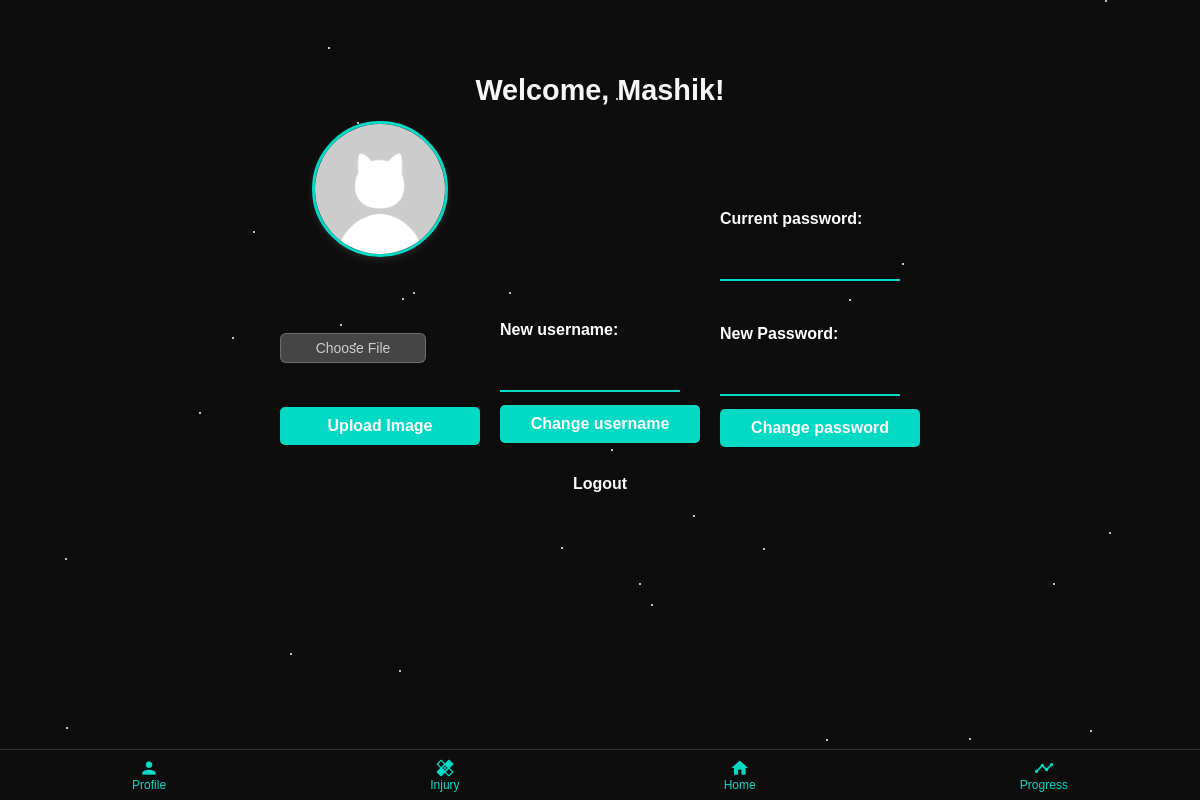
Screenshot of /profile (signed in) with the database file from the repository.
### tables this page shows
CREATE TABLE users (
            id INTEGER PRIMARY KEY AUTOINCREMENT,
            username TEXT UNIQUE,
            password_hash TEXT  
        , profile_image TEXT DEFAULT NULL);

### app.py (the view)
@app.route('/profile')
def user_profile():
    user_id = session.get('user_id')
    if not user_id:
        return redirect(url_for('login'))
    user = get_user_by_id(user_id)
    if not user:
        return "User not found", 404
    profile_image = get_profile_image(user_id)
    return render_template('profile.html', username=user[1], profile_image=profile_image)

### database.py (called while the page is built)
def connect_user_db():
    return sqlite3.connect('instance/users.db')

def get_user_by_id(user_id):
    conn = connect_user_db()
    cursor = conn.cursor()
    cursor.execute('SELECT * FROM users WHERE id = ?', (user_id,))
    user = cursor.fetchone()
    conn.close()
    return user

def get_profile_image(user_id):
    conn = connect_user_db()
    cursor = conn.cursor()
    cursor.execute('SELECT profile_image FROM users WHERE id = ?', (user_id,))
    profile_image = cursor.fetchone()
    conn.close()
    return profile_image[0] if profile_image else None

### templates/profile.html (shortened to what this page needs)
<!DOCTYPE html>
<html lang="en">
<head>
    <link rel="stylesheet" href="{{ url_for('static', filename='css/profile.css') }}">
</head>
<body>
    <div class="bottom-nav">
        <a href="/profile"><i class="material-icons">person</i><span>Profile</span></a>
        <a href="/injury"><i class="material-icons">healing</i><span>Injury</span></a>
        <a href="/home"><i class="material-icons">home</i><span>Home</span></a>
        <a href="/progress"><i class="material-icons">timeline</i><span>Progress</span></a>
    </div>
    <div class="container">
        <div class="profile-container">
            <h2>Welcome, {{ username }}!</h2>
            <div class="profile-row">
                <div class="profile-column">
                    {% if profile_image %}
                        <div class="profile-picture">
                            <img src="{{ url_for('static', filename='uploads/' + profile_image) }}" alt="Profile Picture" class="profile-img">
                        </div>
                    {% else %}
                        <p>No profile picture uploaded.</p>
                    {% endif %}
                    <br><br><br><br>
                    <form action="{{ url_for('upload_profile_image') }}" method="POST" enctype="multipart/form-data">
                        <label for="profile_image" class="custom-file-upload">Choose File</label> <br>
                        <button type="submit">Upload Image</button>
                    </form>
                </div>
                <div class="profile-column">
                    <br><br><br><br><br><br><br><br><br><br><br>
                    <form method="POST" action="{{ url_for('change_username') }}">
                        <label for="new_username">New username:</label>
                        <input type="text" id="new_username" name="new_username" required>
                        <button type="submit">Change username</button>
                    </form>
                </div>
                <div class="profile-column">
                    <br><br><br><br><br>
                    <form method="POST" action="{{ url_for('auth.change_password') }}" id="change-password-form">
                        <label for="current_password">Current password:</label>
                        <input type="password" id="current_password" name="current_password" required>
                        <br>
                        <label for="new_password">New Password:</label>
                        <input type="password" id="new_password" name="new_password" required>
                        <button type="submit">Change password</button>
                    </form>
                </div>
            </div>
            <br>
            <div class="profile-actions">
                <a href="{{ url_for('logout') }}" class="action-link">Logout</a>
            </div>
        </div>
    </div>
</body>
</html>

### static/css/profile.css (style rules this page uses)
body { font-family: 'Poppins', sans-serif; background: #0d0d0d; color: #ffffff; margin: 0; padding: 0; display: flex; flex-direction: column; align-items: center; justify-content: center; min-height: 50vh; text-align: center; }
h1, h2 { font-size: 1.8em; margin-bottom: 13px; color: #f4f7f6; }
form { display: flex; flex-direction: column; gap: 13px; width: 100%; max-width: 450px; }
label { font-size: 1em; font-weight: 600; color: #ffffff; text-align: left; width: 100%; }
input[type="text"], input[type="password"], input[type="file"] { padding: 12px; border: none; border-bottom: 2px solid #03dac6; background: transparent; color: #ffffff; font-size: 1em; width: 100%; text-align: center; transition: border-color 0.3s; }
button { background-color: #03dac6; border: none; padding: 10px 20px; border-radius: 5px; font-size: 16px; color: #ffffff; cursor: pointer; transition: background 0.3s, transform 0.2s; font-weight: bold; min-width: 40%; text-align: center; }
.custom-file-upload { display: inline-block; padding: 6px 12px; background-color: rgba(200, 200, 200, 0.3); color: #ccc; font-size: 14px; font-weight: 500; border-radius: 6px; cursor: pointer; border: 1px solid rgba(150, 150, 150, 0.5); transition: background 0.2s ease-in-out, border 0.2s ease-in-out; width: 120px; text-align: center; }
.profile-picture img { width: 130px; height: 130px; border-radius: 50%; border: 3px solid #03dac6; box-shadow: 0 3px 8px rgba(255, 255, 255, 0.1); transition: transform 0.3s ease-in-out; }
.profile-actions a { color: #f7f8f8; font-size: 16px; text-decoration: none; margin: 10px; display: inline-block; transition: color 0.3s ease; }
.profile-container { display: flex; flex-direction: column; align-items: center; justify-content: center; width: 100%; max-width: 800px; color: #ffffff; margin-top: 50px; }
.profile-row { display: flex; justify-content: space-between; align-items: center; width: 100%; gap: 20px; }
.profile-column { flex: 1; display: flex; flex-direction: column; align-items: center; text-align: center; }
.profile-column input { width: 80%; padding: 10px; border: none; border-bottom: 2px solid #03dac6; background: transparent; color: #ffffff; font-size: 1em; text-align: center; transition: border-color 0.3s; }
.profile-picture img { width: 130px; height: 130px; border-radius: 50%; border: 3px solid #03dac6; box-shadow: 0 3px 8px rgba(255, 255, 255, 0.1); transition: transform 0.3s; }
.action-link { font-size: 18px; font-weight: bold; color: #ffffff; }
.bottom-nav { position: fixed; bottom: 0; width: 100%; background-color: #0d0d0d; display: flex; justify-content: space-around; border-top: 1px solid #333; z-index: 1000; }
.bottom-nav a { display: flex; flex-direction: column; align-items: center; padding: 8px 0; color: #03dac6; text-decoration: none; font-size: 12px; }
.bottom-nav i { font-size: 20px; }

### rows the page displays
users: username "Mashik", profile_image (picture)
